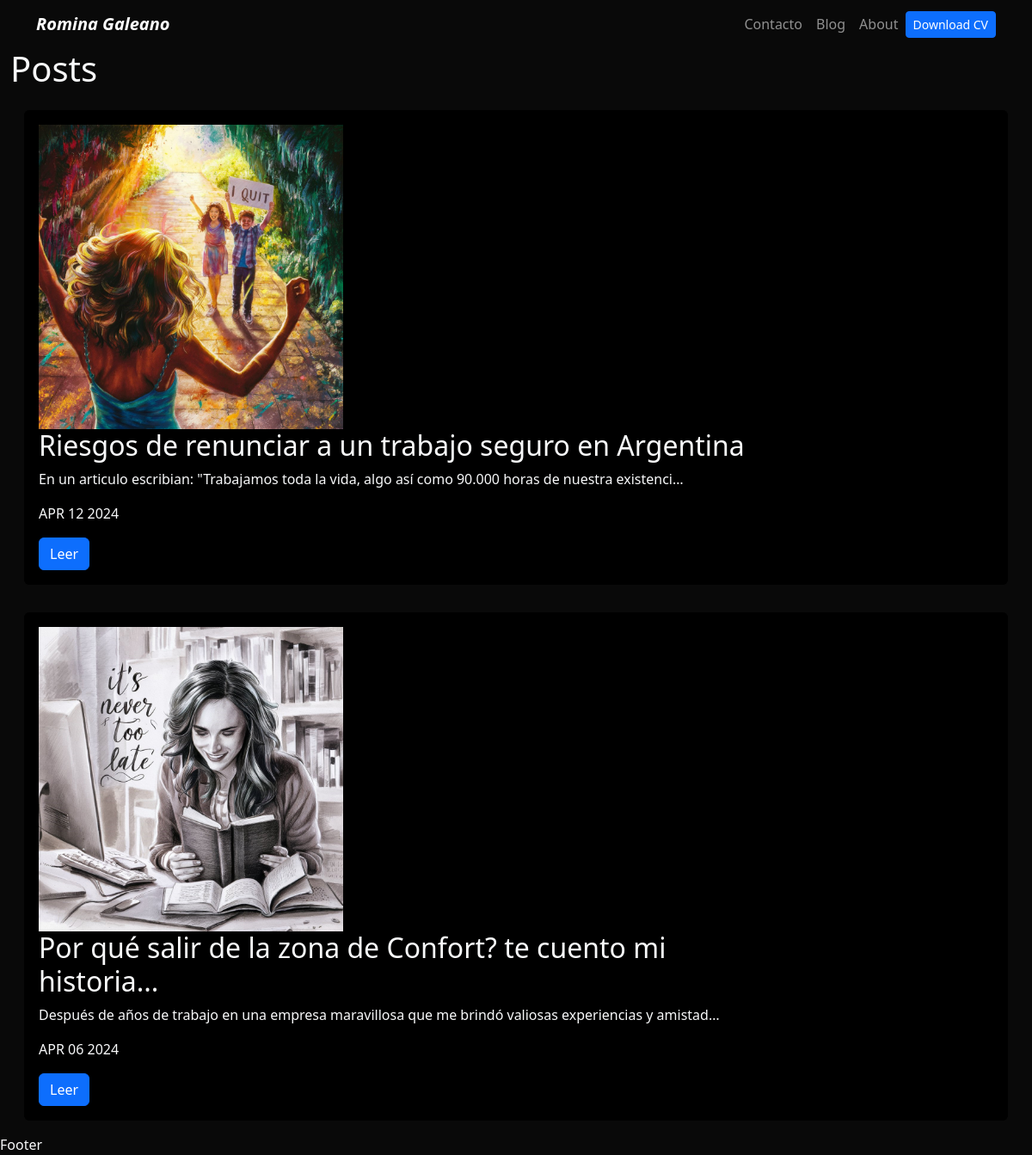
Screenshot of /blog/ with the database file from the repository.
### blog/models.py (models this page shows)
class Post(models.Model):
    title = models.CharField(max_length=300)
    description = models.TextField()
    image = models.ImageField (upload_to='blog/image')
    date = models.DateField(datetime.date.today)

### blog/views.py (the view)
# urls.py: path("", render_posts, name = "posts"),
def render_posts(request):
    posts = Post.objects.all()
    return render(request, 'posts.html', {'posts':posts})

### blog/templates/posts.html
{%extends 'layout.html'%}
{% block content %}
<h1>Posts</h1>
{% for post in posts %}
<div class="p-3">
    <div class="card card-body bg-black">
        <div class="row">
            <div class="col-4">
                <img src="{{post.image.url}}" alt="{{post.title}}" class="img-fluid">
            </div>
            <div class="col-9">
                <h2>{{post.title}}</h2>
                <p> {{post.description|striptags|truncatechars:100}} </p>
                <p> {{post.date|date:'M d Y'|upper}} </p>
                <a href="{% url 'blog:post_detail' post.id %}" class="btn btn-primary">Leer</a>
            </div>
        </div>
    </div>
</div>
{% endfor %}
{% endblock %}

### portfolio/static/main.css (style rules this page uses)
body { background: #090909; }
.bg-black { background: #000; }
.img-fluid { max-width: 100%; height: auto; }
.card { transition: box-shadow 0.3s ease-in-out; }

### rows the page displays
Post: image (picture), title "Riesgos de renunciar a un trabajo seguro en Argentina", description "En un articulo escribian: \"Trabajamos toda la vida, algo así como 90.000 horas de nuestra existenci…", date "APR 12 2024"
Post: image (picture), title "Por qué salir de la zona de Confort? te cuento mi historia...", description "Después de años de trabajo en una empresa maravillosa que me brindó valiosas experiencias y amistad…", date "APR 06 2024"
